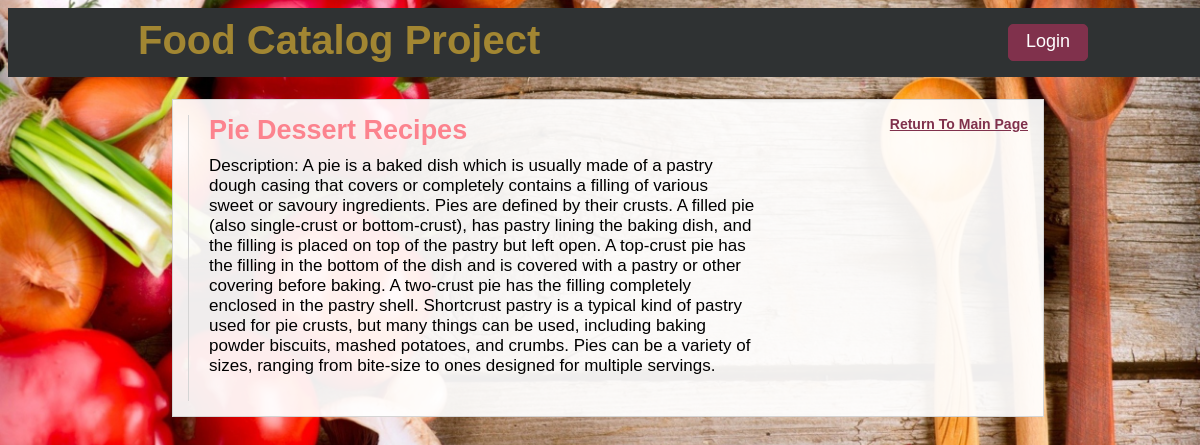
The app's page /categories/3/13/ with its own data.
### database_setup_withusers.py (models this page shows, shortened)
class SubCategory(Base):
    __tablename__ = 'sub_category'
    id = Column(Integer, primary_key=True)
    name = Column(String(80), nullable=False)
    description = Column(String(250))
    mainCategory_id = Column(Integer, ForeignKey('main_category.id'))
    category = relationship(MainCategory)
    user_id = Column(Integer, ForeignKey('user.id'))
    user = relationship(User)

### catalogProject.py (the view)
@app.route('/categories/<int:mainCategory_id>/<int:subCategory_id>/')
def subCategory(mainCategory_id, subCategory_id):
    mainCategories = session.query(MainCategory).order_by(asc(MainCategory.name))
    subCategory = session.query(SubCategory).filter_by(id=subCategory_id).one()
    creator = getUserInfo(subCategory.user_id)
    if 'username' not in login_session:
        return render_template('public_subCategory.html', mainCategories=mainCategories, subCategory_id=subCategory_id, subCategory=subCategory)
    else:
        return render_template('private_subCategory.html', mainCategories=mainCategories, subCategory_id=subCategory_id, subCategory=subCategory)

### catalogProject.py (called while the page is built)
def getUserInfo(user_id):
    user = session.query(User).filter_by(id=user_id).one()
    return user

### templates/public_subCategory.html
{% extends "main.html" %}
{% block content %}
    {% include "return-to-home.html" %}
        <main class="sub-category-item main-section">
            <h1 class="sub-header">{{subCategory.name}} Recipes</h1>
            <p class="descrip-p">Description: {{subCategory.description}}</p>
        </main>
{% endblock %}

### static/styles.css (style rules this page uses)
body { font-family: 'PT Sans Regular', sans-serif; width: 100%; background-image: url(/static/img/temp2.jpg); background-position: center; background-size: cover; background-repeat: no-repeat; }
h1 { margin-top: 0; }
p { margin: 5px 0; font-size: 17px; }
.main-section { width: 65%; float: left; padding: 0 0 0 20px; border-left: 1px solid #d5d5d5; }
.sub-header { color: #fc838e; margin-bottom: 10px; font-size: 27px; font-weight: bolder; }
.descrip-p { margin-bottom: 25px; }

### records on screen
SubCategory: name "Pie Dessert", description "A pie is a baked dish which is usually made of a pastry dough casing that covers or completely contains a filling of various sweet or savoury ingredients. Pies are defined by their crusts. A filled pie (also single-crust or bottom-crust), has pastry lining the baking dish, and the filling is placed on top of the pastry but left open. A top-crust pie has the filling in the bottom of the dish and is covered with a pastry or other covering before baking. A two-crust pie has the filling completely enclosed in the pastry shell. Shortcrust pastry is a typical kind of pastry used for pie crusts, but many things can be used, including baking powder biscuits, mashed potatoes, and crumbs. Pies can be…"
